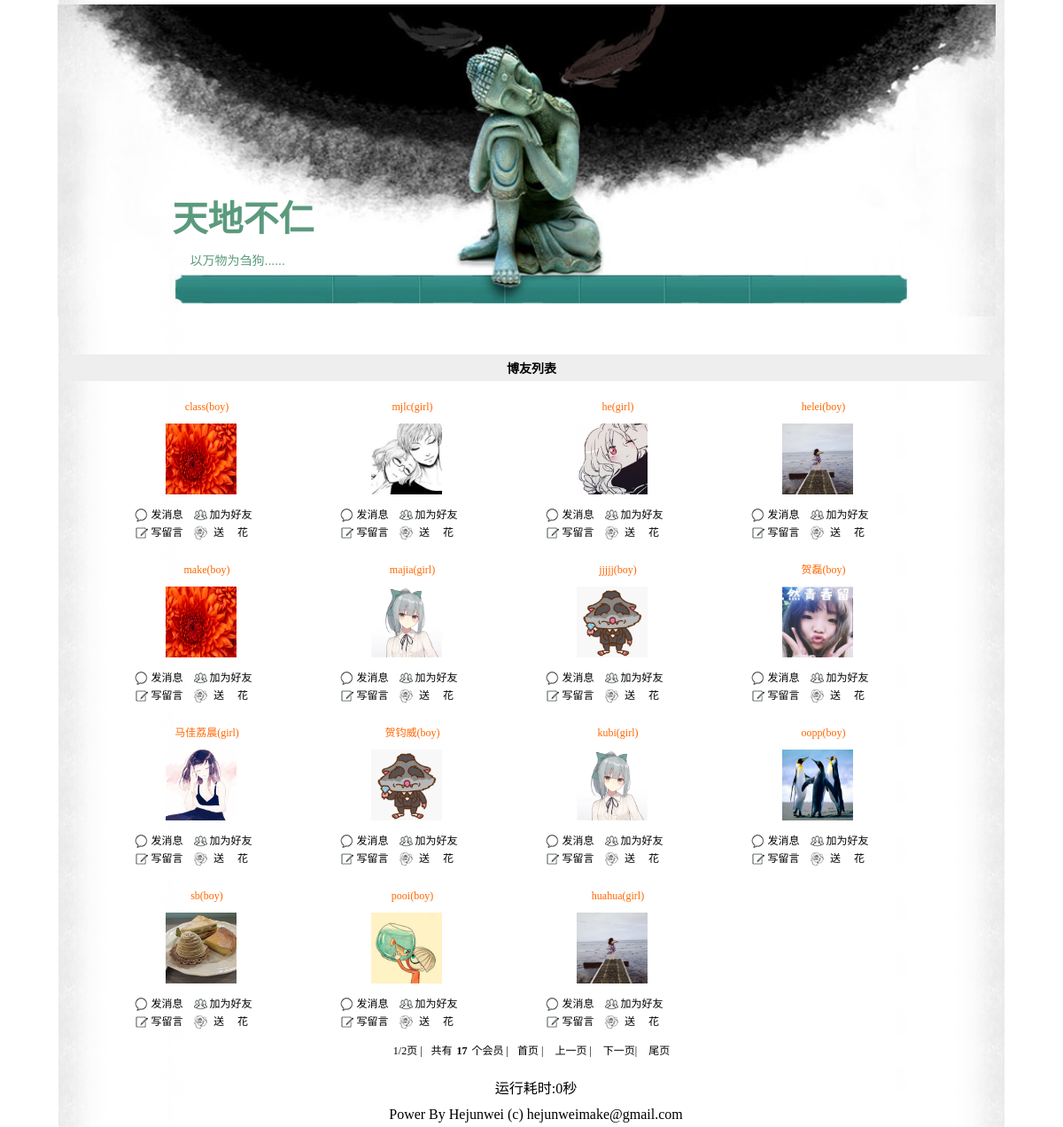
Screenshot of /blog.php with the database file from the repository.
### tables this page shows
CREATE TABLE `mj_user` (
  `mj_id` int(10) NOT NULL AUTO_INCREMENT,
  `mj_uniqid` char(40) DEFAULT NULL,
  `mj_active` char(40) DEFAULT NULL,
  `mj_username` varchar(20) DEFAULT NULL,
  `mj_password` char(40) DEFAULT NULL,
  `mj_question` varchar(20) DEFAULT NULL,
  `mj_answer` varchar(20) DEFAULT NULL,
  `mj_email` varchar(40) DEFAULT NULL,
  `mj_reg_time` datetime DEFAULT NULL,
  `mj_last_time` datetime DEFAULT NULL,
  `mj_last_ip` varchar(20) DEFAULT NULL,
  `mj_gender` varchar(20) DEFAULT NULL,
  `mj_face` varchar(20) DEFAULT NULL,
  `mj_level` tinyint(1) DEFAULT NULL,
  `mj_login_count` smallint(4) unsigned NOT NULL DEFAULT '0',
  `mj_switch` tinyint(1) unsigned NOT NULL COMMENT '个性签名开关',
  `mj_autograph` varchar(200) DEFAULT NULL COMMENT '签名内容',
  `mj_post_time` varchar(20) NOT NULL DEFAULT '0' COMMENT '发帖时间',
  `mj_re_time` varchar(20) NOT NULL DEFAULT '0' COMMENT '回帖时间',
  PRIMARY KEY (`mj_id`)
);

### include/mysql.func.php (called while the page is built, shortened)
<?php
function _query($_sql){
    if(!$result = mysql_query($_sql)){
        exit(mysql_error());
    }
    return $result;
}
function _fetch_array_list($_result){
    return mysql_fetch_array($_result,MYSQL_ASSOC);
}

### include/common.inc.php (called while the page is built, shortened)
<?php
require ROOT_PATH.'include/global.func.php';
require ROOT_PATH.'include/mysql.func.php';
$start_time=_runtime();
?>

### blog.php (the view, shortened to what this page needs)
<?php
require dirname(__FILE__).'/include/common.inc.php';
global $_pagenum,$_pagesize;
_page("SELECT mj_id FROM mj_user WHERE mj_active='1'",$_system['blog']);
$_result=_query("SELECT mj_id,mj_username,mj_face,mj_gender FROM mj_user WHERE mj_active='1' LIMIT $_pagenum,$_pagesize");
?>
<!DOCTYPE html PUBLIC "-//W3C//DTD XHTML 1.1//EN" "http://www.w3.org/TR/xhtml11/DTD/xhtml11.dtd">
<html xmlns="http://www.w3.org/1999/xhtml">
<head>
<link rel="stylesheet" type="text/css" href="css/basic.css" />
<link rel="stylesheet" type="text/css" href="css/blog.css" />
</head>
<body>
<?php
require ROOT_PATH.'include/header.inc.php';
?>
<div id="blog">
	<h2>博友列表</h2>
	<?php while(!!$_rows=_fetch_array_list($_result)){ ?>
	<dl>
		<dd class="user"><?php echo $_rows['mj_username']?><?php echo "(".$_rows['mj_gender'].")"?></dd>
		<dt><img src="image/<?php echo $_rows['mj_face'];?>.jpg" alt="face" /></dt>
		<dd class="sendmsg" ><a href="javascript:;" name="message" id="<?php echo $_rows['mj_id']?>">发消息</a></dd>
		<dd class="addfriend"><a href="javascript:;" name="friend" id="<?php echo $_rows['mj_id']?>">加为好友</a></dd>
		<dd class="guest"><a href="javascript:;" name="text" id="<?php echo $_rows['mj_id']?>">写留言</a></dd>
		<dd class="flower"><a href="javascript:;" name="flower" id="<?php echo $_rows['mj_id']?>">送  　花</a></dd>
	</dl>
	<?php }
	   _paging(2,"个会员");
	?>
</div>
<?php
    require ROOT_PATH.'include/footer.inc.php';
?>
</body>
</html>

### include/header.inc.php (shortened to what this page needs)
<div id="header">
	<h1>天地不仁</h1>
	<p>以万物为刍狗......</p>
	<ul>
		<li><a href="index.php">首页　</a></li>
		<?php
		  if(isset($_COOKIE['username'])){
		      echo "<li><a href='member.php'>".$_COOKIE['username']."●个人中心".$_unread."</a></li>";
		      echo "\n";
		  }
		  else{
		      echo "<li><a href='login.php'>登录</a></li>　";
		      echo "<li><a href='register.php'>注册</a></li>  　";
		  }
	      echo "<li><a href='blog.php'>博友</a></li>";
	      echo "<li><a href='photo.php'>相册</a></li>";
		?>
		<li>
			<a href="javascript:;" class="skin" onmouseover='inskin()' onmouseout='outskin()'>风格</a>
		</li>
	</ul>
</div>

### include/global.func.php (shortened to what this page needs)
<?php
function _runtime(){
    $_mtime=explode(' ',microtime());
    return $_mtime[0]+$_mtime[1];
}
function _paging($_type,$_content){
    global $_page,$_pageabsolute,$_num,$_id;
    if($_type==1){
        echo '<div id="page_num">';
        echo '<ul>';
        for($i=1;$i<=$_pageabsolute;$i++){
            if($_page==$i){
                echo "<li><a href='".SCRIPT.".php?".$_id."page=$i' class='selected'>$i</a></li>";
            }else{
                echo "<li><a href='".SCRIPT.".php?".$_id."page=$i'>$i</a></li>";
            }
        }
        echo "</ul>";
        echo "</div>";
    }elseif($_type==2){
        echo '<div id="page_text">';
        echo '<ul>';
        echo '<li>'.$_page."/".$_pageabsolute.'页 |</li>';
        echo '<li>共有<strong>'.$_num.'</strong>'.$_content.' |</li>';
        			 if($_page==1){
            			    echo "<li>首页 |</li>";
            			    echo "<li>上一页 |</li>";
        			 }
                     else{
                         echo "<li><a href='".SCRIPT.".php'>首页 |</a></li>";
                         echo "\n";
                         echo "<li><a href='".SCRIPT.".php?".$_id."page=".($_page-1)."'>上一页 |</a></li>";
                         echo "\n";
                     }
                     if($_page==$_pageabsolute){
                         echo "<li>下一页 |</li>";
                         echo "\n";
                         echo "<li>尾页</li>";
                         echo "\n";
                     }
                     else{
                         echo "<li><a href='".SCRIPT.".php?".$_id."page=".($_page+1)."'>下一页|</a></li>";
                         echo "<li><a href='".SCRIPT.".php?".$_id."page=".($_pageabsolute)."'>尾页</a></li>";
                     }
        	echo '</ul>';
        	echo '</div>';
    }
}
function _page($_sql,$_size){
    global $_page,$_pagesize,$_pagenum,$_pageabsolute,$_num;
    if(isset($_GET['page'])){
        $_page=$_GET['page'];
        if(empty($_page) || $_page<=0 || !is_numeric($_page)){
            $_page=1;
        }else{
            $_page=intval($_page);
        }
    }else{
        $_page=1;
    }
    $_num = mysql_num_rows(_query($_sql));
    $_pagesize=$_size;
    if($_num==0){
        $_pageabsolute=1;
    }else{
        $_pageabsolute=ceil($_num/$_pagesize);
    }
    $_pagenum=($_page-1)*$_pagesize;
}
?>

### include/footer.inc.php (shortened to what this page needs)
<div id="footer">
<p>运行耗时:<?php echo round(_runtime()-$start_time,3)?>秒</p>
<p>Power By Hejunwei (c) hejunweimake@gmail.com</p>
</div>

### css/basic.css (style rules this page uses)
* { padding:5px; margin:0; }
body { padding:0; width:90%; margin:0 auto; background:url("../image/icon/bg.gif") repeat-y scroll center top; background-size:89%; }
li { display:inline; }
a { text-decoration:none; color:black; }
h2 { font-size:14px; background:#eee; }
#header { height:380px; width:98%; background:url("../image/icon/top.jpg") no-repeat scroll center top; background-size:100%; }
#header h1 { color:#5b9a7d; font-family:Tahoma; font-size:40px; margin:5em 0 0 3em; }
#header p { color:#5b9a7d; font-family:Arial,Helvetica,sans-serif; font-size:14px; margin:0 0 0 10em; }
#header ul { list-style-type:none; text-align:left; margin:3.2em 0 0 13.5em; }
#header .skin { position:relative; }
#header ul li a { padding:5px 5px 5px 39px; font-family:Tahoma; color:#fff; }
#page_text { clear:both; height:20px; padding:10px 0; margin:1em auto; }
#page_text ul { font-size:12px; text-align:center; }
#page_text ul li { display:inline; }
#page_text ul li a { padding:0; text-decoration:true; display:inline; }
#footer { clear:both; width:100%; height:2em; text-align:center; margin:0; }

### css/blog.css (style rules this page uses)
#blog { width:auto; height:800px; border:2px bolid 0; font-size:12px; }
#blog ul { padding:0; }
#blog img { margin:0 auto; display:block; width:80px; height:80px; padding:0; }
#blog h2 { text-indent:0; text-align:center; }
#blog dl { width:150px; float:left; margin:1em 0 0 6em; }
#blog dl dt { width:150px; margin:0.5em 0 0.5em 0; }
#blog dl dd { padding:0 0 0 1em; line-height:2em; height:20px; width:5em; text-align:center; float:left; }
#blog dl dd.user { color:#f60; width:150px; float:none; }
#blog dl dd.sendmsg { background:url(../image/icon/2.png) no-repeat 5px bottom; }
#blog dl dd.addfriend { background:url(../image/icon/1.png) no-repeat left bottom; }
#blog dl dd.guest { background:url(../image/icon/3.png) no-repeat 5px bottom; }
#blog dl dd.flower { background:url(../image/icon/4.png) no-repeat left bottom; }

### rows the page displays
mj_user: mj_username "class", mj_gender "boy"
mj_user: mj_username "mjlc", mj_gender "girl", shows a picture
mj_user: mj_username "he", mj_gender "girl", shows a picture
mj_user: mj_username "helei", mj_gender "boy"
mj_user: mj_username "make", mj_gender "boy"
mj_user: mj_username "majia", mj_gender "girl"
mj_user: mj_username "jjjjj", mj_gender "boy"
mj_user: mj_username "贺磊", mj_gender "boy", shows a picture
mj_user: mj_username "马佳荔晨", mj_gender "girl", shows a picture
mj_user: mj_username "贺钧威", mj_gender "boy"
mj_user: mj_username "kubi", mj_gender "girl"
mj_user: mj_username "oopp", mj_gender "boy", shows a picture
mj_user: mj_username "sb", mj_gender "boy", shows a picture
mj_user: mj_username "pooi", mj_gender "boy", shows a picture
mj_user: mj_username "huahua", mj_gender "girl"

### other values shown
$_page "1"
$_pageabsolute "2"
$_num "17"
$_content "个会员"
_runtime()-$start_time "0"
